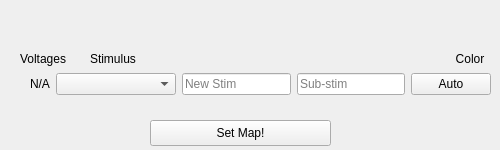
<?xml version="1.0" encoding="UTF-8"?>
<ui version="4.0">
 <class>Form</class>
 <widget class="QWidget" name="Form">
  <property name="geometry">
   <rect>
    <x>0</x>
    <y>0</y>
    <width>500</width>
    <height>150</height>
   </rect>
  </property>
  <property name="sizePolicy">
   <sizepolicy hsizetype="Fixed" vsizetype="Fixed">
    <horstretch>0</horstretch>
    <verstretch>0</verstretch>
   </sizepolicy>
  </property>
  <property name="minimumSize">
   <size>
    <width>500</width>
    <height>150</height>
   </size>
  </property>
  <property name="windowTitle">
   <string>Form</string>
  </property>
  <widget class="QLabel" name="titleLabelVoltage">
   <property name="geometry">
    <rect>
     <x>20</x>
     <y>50</y>
     <width>61</width>
     <height>18</height>
    </rect>
   </property>
   <property name="toolTip">
    <string notr="true"/>
   </property>
   <property name="statusTip">
    <string notr="true"/>
   </property>
   <property name="text">
    <string>Voltages</string>
   </property>
  </widget>
  <widget class="QLabel" name="titleLabelAUXo1">
   <property name="geometry">
    <rect>
     <x>190</x>
     <y>20</y>
     <width>111</width>
     <height>21</height>
    </rect>
   </property>
   <property name="font">
    <font>
     <pointsize>16</pointsize>
    </font>
   </property>
   <property name="text">
    <string/>
   </property>
  </widget>
  <widget class="QLabel" name="titleLabelColor">
   <property name="geometry">
    <rect>
     <x>450</x>
     <y>50</y>
     <width>40</width>
     <height>18</height>
    </rect>
   </property>
   <property name="text">
    <string>Color</string>
   </property>
   <property name="alignment">
    <set>Qt::AlignCenter</set>
   </property>
  </widget>
  <widget class="QLabel" name="titleLabelStimulus">
   <property name="geometry">
    <rect>
     <x>90</x>
     <y>50</y>
     <width>58</width>
     <height>18</height>
    </rect>
   </property>
   <property name="text">
    <string>Stimulus</string>
   </property>
  </widget>
  <widget class="QPushButton" name="setMapBtn">
   <property name="geometry">
    <rect>
     <x>150</x>
     <y>120</y>
     <width>181</width>
     <height>26</height>
    </rect>
   </property>
   <property name="toolTip">
    <string notr="true"/>
   </property>
   <property name="statusTip">
    <string notr="true"/>
   </property>
   <property name="text">
    <string>Set Map!</string>
   </property>
  </widget>
  <widget class="QWidget" name="">
   <property name="geometry">
    <rect>
     <x>30</x>
     <y>70</y>
     <width>461</width>
     <height>28</height>
    </rect>
   </property>
   <layout class="QHBoxLayout" name="horizontalLayout">
    <item>
     <widget class="QLabel" name="aux_1_volt_label">
      <property name="toolTip">
       <string notr="true">Voltage pulled from the opened mes file</string>
      </property>
      <property name="statusTip">
       <string notr="true"/>
      </property>
      <property name="whatsThis">
       <string notr="true"/>
      </property>
      <property name="accessibleName">
       <string notr="true"/>
      </property>
      <property name="accessibleDescription">
       <string notr="true"/>
      </property>
      <property name="text">
       <string>N/A</string>
      </property>
      <property name="alignment">
       <set>Qt::AlignCenter</set>
      </property>
     </widget>
    </item>
    <item>
     <widget class="QComboBox" name="aux_1_stimBox">
      <property name="minimumSize">
       <size>
        <width>120</width>
        <height>0</height>
       </size>
      </property>
      <property name="toolTip">
       <string notr="true"/>
      </property>
      <property name="statusTip">
       <string notr="true"/>
      </property>
      <property name="editable">
       <bool>false</bool>
      </property>
      <property name="currentText">
       <string notr="true"/>
      </property>
      <property name="maxVisibleItems">
       <number>20</number>
      </property>
     </widget>
    </item>
    <item>
     <widget class="QLineEdit" name="stimLineEdit">
      <property name="toolTip">
       <string notr="true">Enter stimulus if it's not already in the drop-down menu</string>
      </property>
      <property name="statusTip">
       <string notr="true"/>
      </property>
      <property name="whatsThis">
       <string notr="true"/>
      </property>
      <property name="accessibleName">
       <string notr="true"/>
      </property>
      <property name="accessibleDescription">
       <string notr="true"/>
      </property>
      <property name="inputMask">
       <string notr="true"/>
      </property>
      <property name="text">
       <string notr="true"/>
      </property>
      <property name="placeholderText">
       <string notr="true">New Stim</string>
      </property>
     </widget>
    </item>
    <item>
     <widget class="QLineEdit" name="substimLineEdit">
      <property name="toolTip">
       <string notr="true">Enter sub-stimulus if it's not already in the drop-down menu</string>
      </property>
      <property name="statusTip">
       <string notr="true"/>
      </property>
      <property name="whatsThis">
       <string notr="true"/>
      </property>
      <property name="accessibleName">
       <string notr="true"/>
      </property>
      <property name="accessibleDescription">
       <string notr="true"/>
      </property>
      <property name="inputMask">
       <string notr="true"/>
      </property>
      <property name="text">
       <string notr="true"/>
      </property>
      <property name="placeholderText">
       <string notr="true">Sub-stim</string>
      </property>
     </widget>
    </item>
    <item>
     <widget class="QPushButton" name="aux_1_colorBtn">
      <property name="sizePolicy">
       <sizepolicy hsizetype="Fixed" vsizetype="Fixed">
        <horstretch>40</horstretch>
        <verstretch>0</verstretch>
       </sizepolicy>
      </property>
      <property name="minimumSize">
       <size>
        <width>40</width>
        <height>0</height>
       </size>
      </property>
      <property name="toolTip">
       <string notr="true">Open color picker</string>
      </property>
      <property name="statusTip">
       <string notr="true"/>
      </property>
      <property name="text">
       <string>Auto</string>
      </property>
     </widget>
    </item>
   </layout>
  </widget>
 </widget>
 <resources/>
 <connections/>
</ui>
